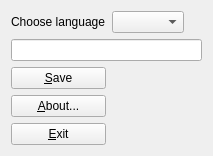
<?xml version="1.0" encoding="UTF-8"?>
<ui version="4.0">
 <class>MainWindowUI</class>
 <widget class="QWidget" name="MainWindowUI">
  <property name="geometry">
   <rect>
    <x>0</x>
    <y>0</y>
    <width>194</width>
    <height>154</height>
   </rect>
  </property>
  <property name="windowTitle">
   <string notr="true"/>
  </property>
  <layout class="QGridLayout" name="gridLayout">
   <item row="2" column="4">
    <spacer name="horizontalSpacer">
     <property name="orientation">
      <enum>Qt::Horizontal</enum>
     </property>
     <property name="sizeHint" stdset="0">
      <size>
       <width>40</width>
       <height>20</height>
      </size>
     </property>
    </spacer>
   </item>
   <item row="3" column="0">
    <widget class="QPushButton" name="buttonAbout">
     <property name="text">
      <string>&amp;About...</string>
     </property>
     <property name="icon">
      <iconset resource="resources.qrc">
       <normaloff>:/qt</normaloff>:/qt</iconset>
     </property>
    </widget>
   </item>
   <item row="2" column="0">
    <widget class="QPushButton" name="buttonSave">
     <property name="text">
      <string>&amp;Save</string>
     </property>
     <property name="icon">
      <iconset resource="resources.qrc">
       <normaloff>:/save</normaloff>:/save</iconset>
     </property>
    </widget>
   </item>
   <item row="0" column="0">
    <widget class="QLabel" name="m_langStr">
     <property name="text">
      <string>Choose language</string>
     </property>
    </widget>
   </item>
   <item row="4" column="0">
    <widget class="QPushButton" name="buttonQuit">
     <property name="text">
      <string>&amp;Exit</string>
     </property>
     <property name="icon">
      <iconset resource="resources.qrc">
       <normaloff>:/close</normaloff>:/close</iconset>
     </property>
    </widget>
   </item>
   <item row="0" column="1">
    <widget class="QComboBox" name="m_comboBox">
     <property name="currentText">
      <string notr="true"/>
     </property>
    </widget>
   </item>
   <item row="2" column="1" rowspan="3" colspan="2">
    <widget class="QLabel" name="imager">
     <property name="text">
      <string notr="true"/>
     </property>
    </widget>
   </item>
   <item row="1" column="0" colspan="5">
    <widget class="QLineEdit" name="m_lineEdit"/>
   </item>
  </layout>
 </widget>
 <resources>
  <include location="resources.qrc"/>
 </resources>
 <connections/>
</ui>
